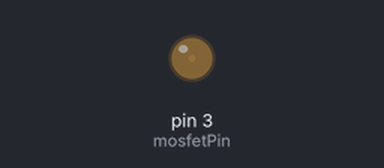
Bench run of a sketch on a simulated Arduino Uno, built with avr-gcc and run on an emulated ATmega328P. Shown: output pins drawn as LEDs (lit = HIGH).

Above: at 0.05 s.
At 0.4 s:
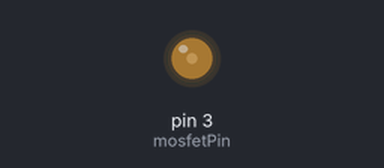
At 0.8 s:
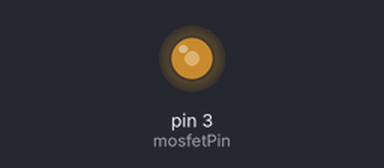
At 1.55 s:
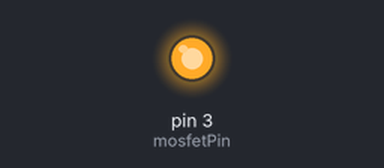
Timing chart, 0 to 3.7 s (numbered marks = the images above):
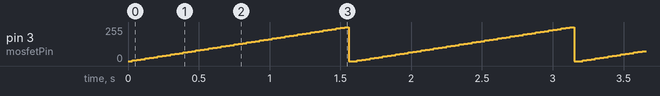

Measured:
- by itself, pin 3 (mosfetPin): ramps from 0/255 to 255/255 and jumps back, once every 1.6 s

The sketch:

Fade.ino
```cpp
// This is meant as a basic test for the Mosfets dimming that are controlling led light strips
// Can see the different between having a common ground with the boat vs the Arduino running on a floating ground yields more flickering
// Otherwise just use basic blink example to test the Mosfets
int mosfetPin = 3;    // Mosfet is connected to digital pin 3
bool faidIn = true;
void setup() { }

void loop() {
    for (int fadeValue = 0; fadeValue <= 255 and fadeValue>=0; faidIn ? fadeValue += 5 : fadeValue -= 5) {
        analogWrite(mosfetPin, fadeValue);
        delay(30); //30 milliseconds
        } //end for
        faidIn=!faidIn;
    } //end loop
```
